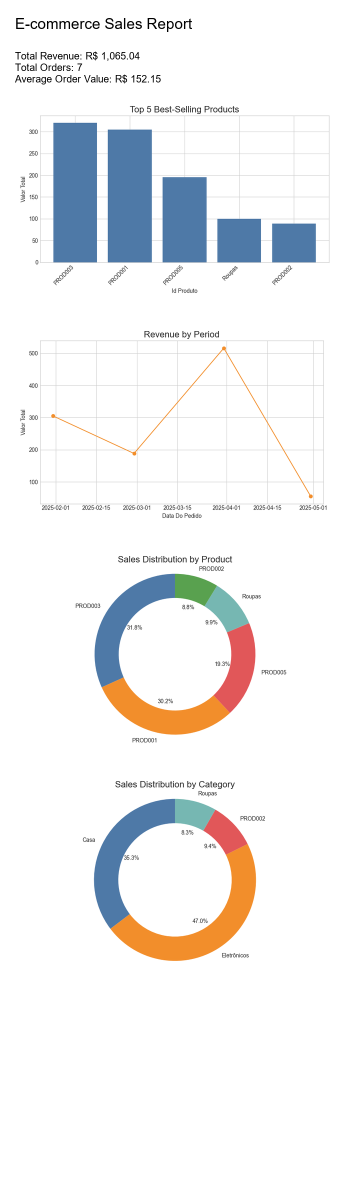
#> input picture EcomReport/sales_report.png, 700 x 2400 px (shown at 1/2 size)
$ python -i Recolor.py   (imports and definitions only)
#> lines starting #> are read from the running program, lines starting #| are printed output that depends on the picture; after the words box and inside, x2 and y2 are one past the last pixel; in counts of white or black regions, pixels touching at a corner belong together
#> further down, picture is the input picture: PIL image 700x2400 RGB; mean R, G, B 240.3, 240.4, 241.1
from PIL import Image, ImageEnhance, ImageFilter
import numpy as np
import os
import random

# [25 lines left out: functions quantizar_imagem, aplicar_flash_vertical, ajustar_contraste, not called in this run]

def aplicar_bloom(img, intensidade=5):
    """Aplica o efeito de 'bloom' (vazamento de luz) em áreas brilhantes."""
#> called with intensidade = 5
    img_np = np.array(img.convert('L'))
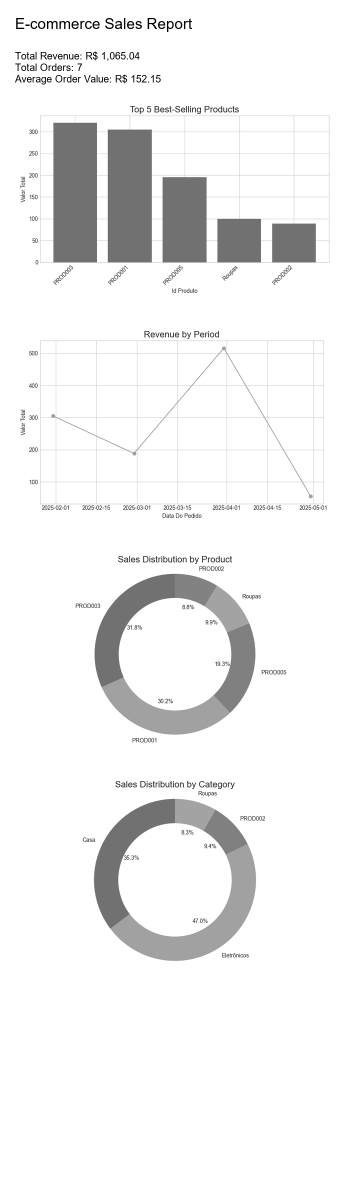
#> img_np: shape (2400, 700) (shown at 1/2 size); min 0, max 255, mean 240.4
    brilho_alto = np.where(img_np > 200, 255, 0)
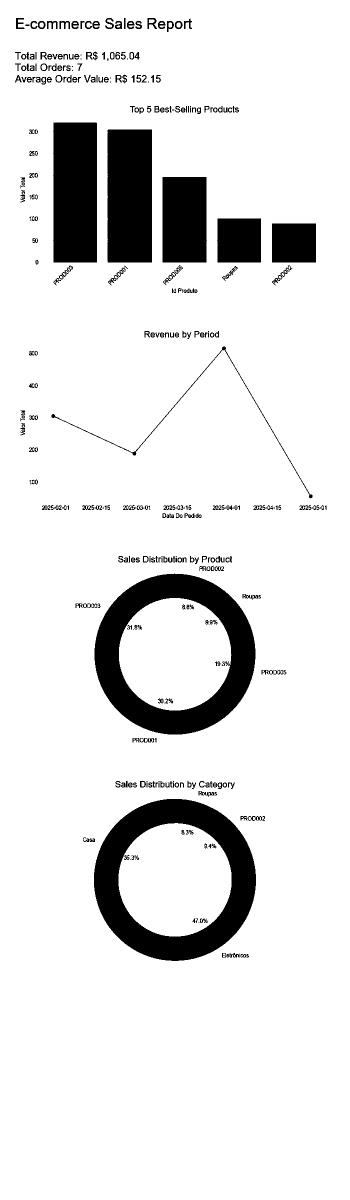
#> brilho_alto: shape (2400, 700) int64 (shown at 1/2 size); 89.2% white; 360 black regions (46 under 20 px), largest, box (x1, y1, x2, y2) and area: (188, 1598, 512, 1922) 42083, (189, 1147, 511, 1469) 41526, (106, 245, 194, 525) 24362
    brilho_alto = Image.fromarray(brilho_alto.astype('uint8'))
    brilho_borrado = brilho_alto.filter(ImageFilter.GaussianBlur(intensidade))
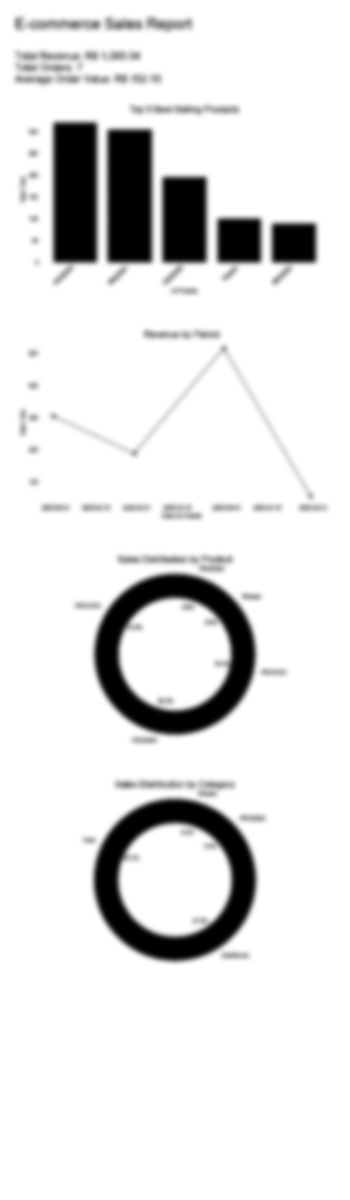
#> brilho_borrado: PIL image 700x2400 L (shown at 1/2 size); min 0, max 255, mean 227.5
    img_bloom = Image.blend(img, brilho_borrado.convert('RGB'), alpha=0.3)
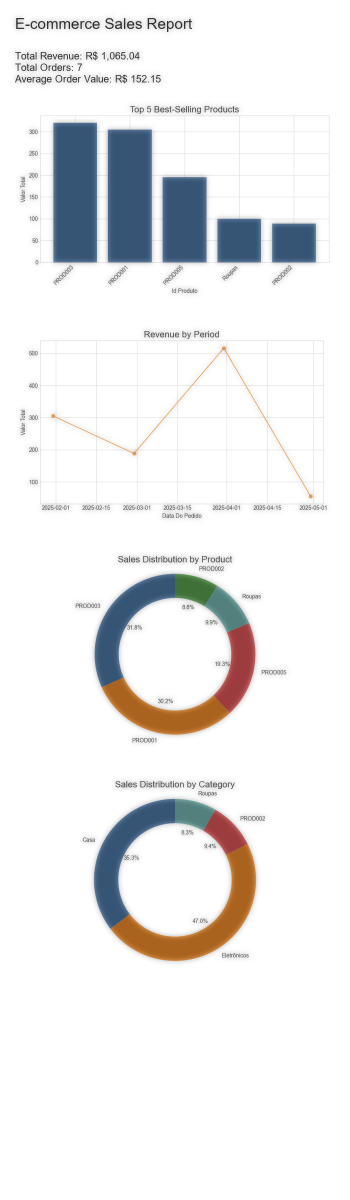
#> img_bloom: PIL image 700x2400 RGB (shown at 1/2 size); mean R, G, B 236.3, 236.4, 236.9
    return img_bloom

# [91 lines left out: functions adicionar_riscos_poeira_grao, obter_escolhas_usuario, processar_lote_imagens_com_efeitos, not called in this run]

# Definir a paleta de cores
paleta = ["#FFE3B3", "#FF9A52", "#FF5252", "#C91E5A", "#3D2922"]

# Chamar a função principal
# [1 line not run here, left out]

>>> from PIL import Image
>>> picture = Image.open('../EcomReport/sales_report.png')
>>> result = aplicar_bloom(picture)
